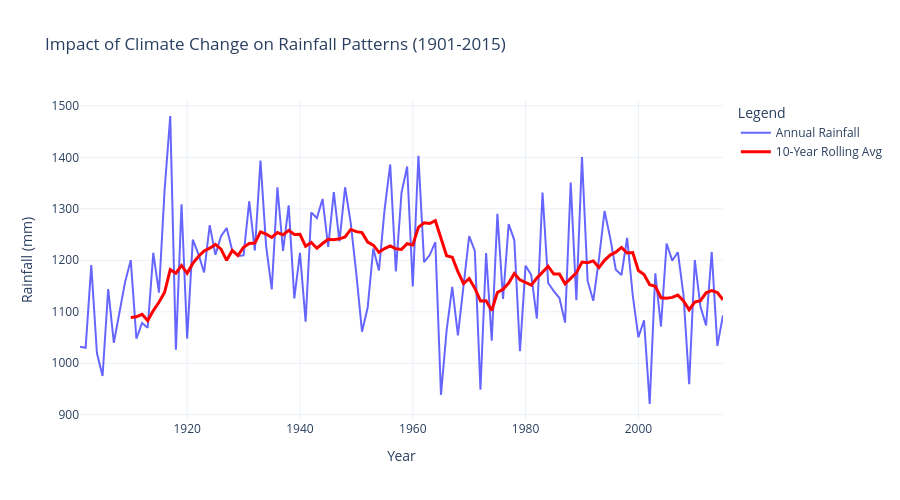

Source (notebook cell):
### Markdown cell above
##Assessing the Impact of Climate Change in the Rainfall Trends in India

Now, we will calculate a 10-year rolling average of annual rainfall to identify long-term trends and smooth out short-term variations. This will help assess the potential impact of climate change on rainfall patterns:

### Code cell
# calculating rolling averages to assess climate change impact
rainfall_data['10-Year Rolling Avg'] = rainfall_data['ANNUAL'].rolling(window=10).mean()

fig_climate_change = go.Figure()

fig_climate_change.add_trace(go.Scatter(
    x=rainfall_data['YEAR'],
    y=rainfall_data['ANNUAL'],
    mode='lines',
    name='Annual Rainfall',
    line=dict(color='blue', width=2),
    opacity=0.6
))

fig_climate_change.add_trace(go.Scatter(
    x=rainfall_data['YEAR'],
    y=rainfall_data['10-Year Rolling Avg'],
    mode='lines',
    name='10-Year Rolling Avg',
    line=dict(color='red', width=3)
))

fig_climate_change.update_layout(
    title='Impact of Climate Change on Rainfall Patterns (1901-2015)',
    xaxis_title='Year',
    yaxis_title='Rainfall (mm)',
    template='plotly_white',
    legend=dict(title="Legend"),
    height=500
)

fig_climate_change.show()
